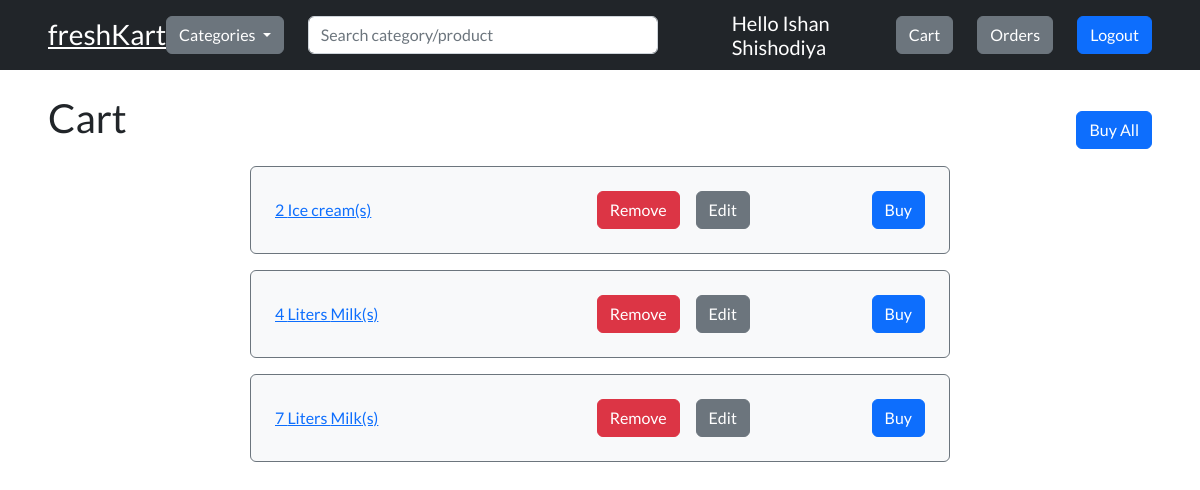
Page /cart/ (signed in) on the earlier database version.
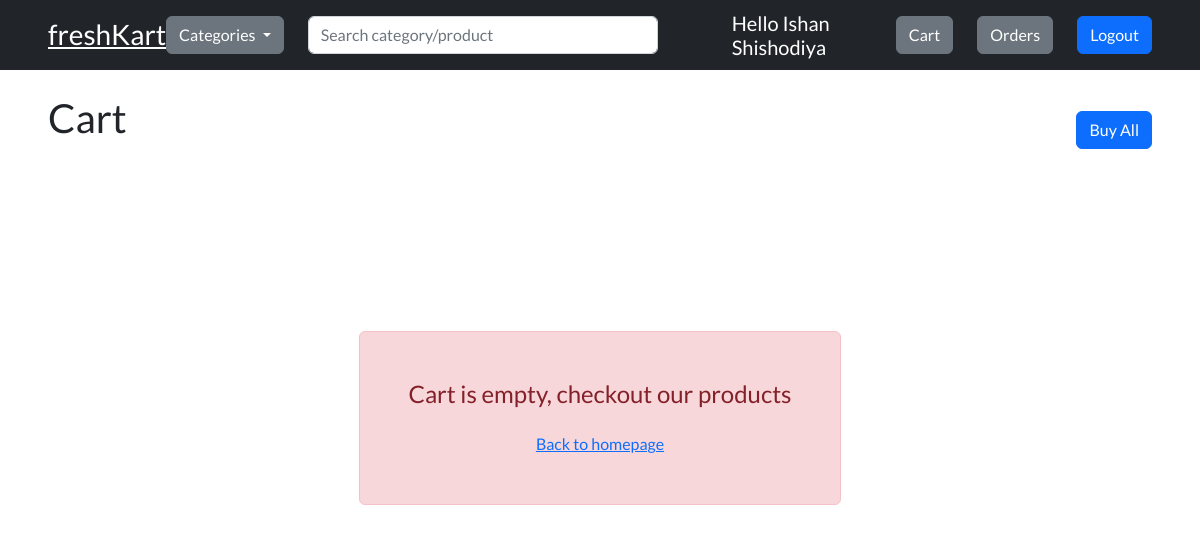
Same page on the later database version.
### models/product.py (models this page shows, shortened)
class Product(db.Model):
    id = db.Column(db.Integer, primary_key=True)
    name = db.Column(db.String(200), nullable=False)
    description = db.Column(db.String(200), nullable=False)
    image = db.Column(db.String(200), nullable=False)
    manufacture_date = db.Column(db.DateTime, nullable=False)
    expiry_date = db.Column(db.DateTime, nullable=False)
    stock = db.Column(db.Integer, nullable=False)
    sold = db.Column(db.Integer, default=0)
    price = db.Column(db.Numeric(precision=10, scale=2), nullable=False)
    rate = db.Column(db.Enum(ProductRateTypes), default=ProductRateTypes.RUPEES)
    category = db.Column(db.Integer, db.ForeignKey("category.id"), nullable=False)
    status = db.Column(db.Enum(ProductStatus), default=ProductStatus.AVAILABLE)
    created_at = db.Column(db.DateTime, default=datetime.utcnow())
    updated_at = db.Column(
        db.DateTime, default=datetime.utcnow(), onupdate=datetime.utcnow()
    )

### routes/cart.py (the view)
@cart_bp.route("/", methods=["GET"])
def get_cart():
    return cart_get_controller(request=request)

### app.py (called while the page is built)
@app.context_processor
def inject_variable():
    user_is_logged_in = "id" in session
    user_is_admin = False
    categories_list = Category.query.order_by(Category.name.asc()).all()
    rates_list = [rate_type for rate_type in ProductRateTypes]
    if "role" in session and session["role"] == "ADMIN":
        user_is_admin = True
    return {
        "user_is_logged_in": user_is_logged_in,
        "user_is_admin": user_is_admin,
        "categories_list": categories_list,
        "session": session,
        "rates_list": rates_list,
    }

### templates/cart.html (shortened to what this page needs)
{% extends "./layouts/base.html" %}
{% block body %}
<main>
    <div class="d-flex justify-content-between align-items-center px-5">
        <h1 class="mb-4">Cart</h1>
        <div>{% include "components/buy/buy-all.html" %}</div>
    </div>
    {% if carts_list|length > 0 %}
    {% for cart_data in carts_list %}
    {% set product_name, product_id, index = cart_data["product_name"], cart_data["product_id"], loop.index %}
    <div class="rounded d-flex justify-content-between align-items-center bg-light p-4 mb-3 border border-secondary"
        style="max-width: 700px; margin: 0 auto;">
        <a style="width: 200px;" href="/product/{{cart_data['product_id']}}">{{cart_data.quantity}}
            {{cart_data.unit_type}} {{
            product_name }}(s)</a>
        <div class="d-flex gap-3">
            <div>{% include "components/cart/delete.html" %}</div>
            <div>{% include "components/cart/update.html" %}</div>
        </div>
        <div>{% include "components/buy/buy.html" %}</div>
    </div>
    {% endfor %}
    {% else %}
    <div class="container d-flex justify-content-center align-items-center" style="height: 65vh;">
        <div class="alert d-flex flex-column gap-3 alert-danger text-center p-5" role="alert" role="alert"
            style="max-width: 500px">
            <h4>Cart is empty, checkout our products</h4>
            <a href="/">Back to homepage</a>
        </div>
    </div>
    {% endif %}
</main>
{% endblock %}

### templates/components/cart/delete.html (shortened to what this page needs)
<div data-bs-toggle="modal" data-bs-target="#deleteCartItem{{cart_data.id}}">
    <div data-bs-toggle="modal" data-bs-target="#deleteCartItem{{cart_data.id}}">
        <button class="btn btn-danger edit-btn">Remove</button>
    </div>
</div>

### templates/components/cart/update.html (shortened to what this page needs)
<div data-bs-toggle="modal" data-bs-target="#editCartModal{{cart_data.id}}">
    <div data-bs-toggle="modal" data-bs-target="#editCartModal{{cart_data.id}}">
        <button class="btn btn-secondary">Edit</button>
    </div>
</div>

### templates/components/buy/buy.html (shortened to what this page needs)
<div data-bs-toggle="modal" data-bs-target="#buyCartModal{{cart_data.id}}">
    <div data-bs-toggle="modal" data-bs-target="#buyCartModal{{cart_data.id}}">
        <button class="btn btn-primary">Buy</button>
    </div>
</div>

Differences in the rows shown:
no longer on this page (row unchanged): Product: quantity "2", name "Ice cream"
no longer on this page (row edited): Product: quantity "4", unit_type "Liters", name "Milk", quantity "7"
Other differences:
text now shown: "Cart is empty, checkout our products Back to homepage"
